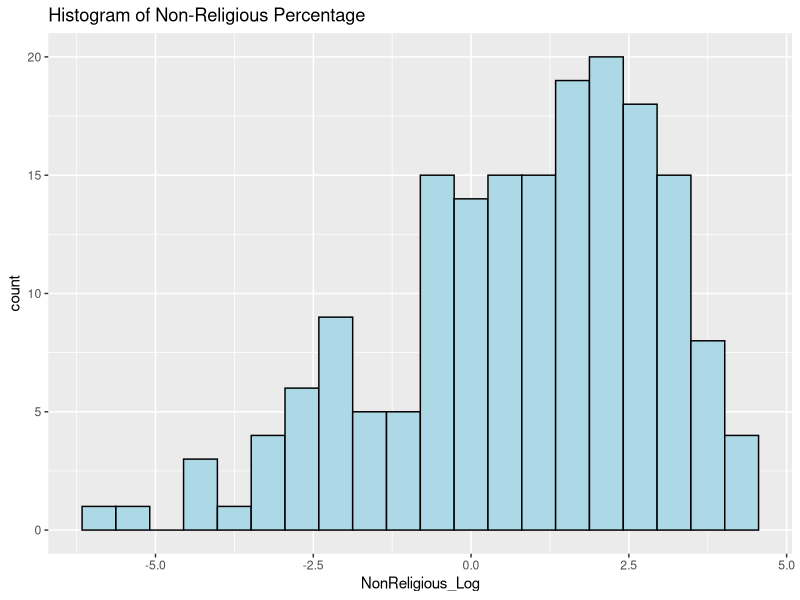
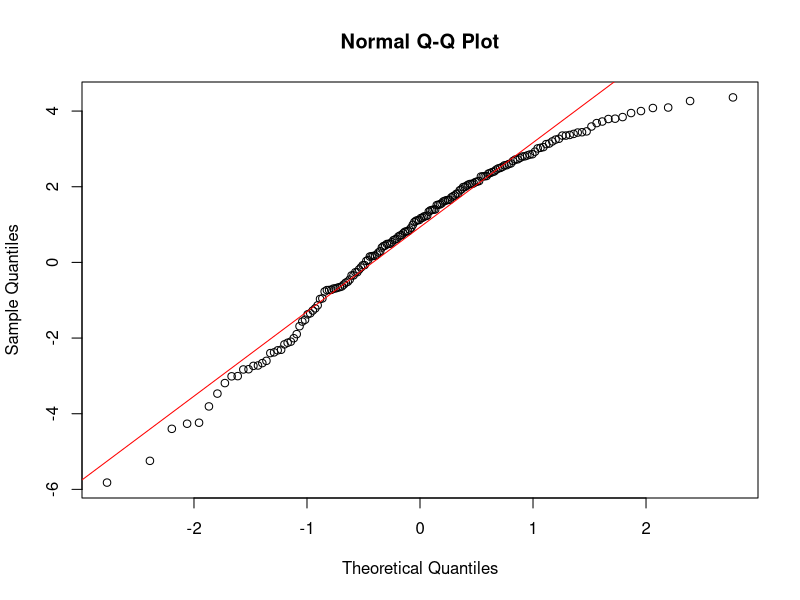

These figures' R source, in order: (Note: this script raises an error after producing the figures.)
## ---- chunk 1
# Load tidyverse and readr packages

library(tidyverse)
library(readr)

# Import religion_by_country and corruption_by_country datasets

religion_by_country <- read_csv("religion-by-country-2024.csv")

corruption_by_country <- read_delim("CPI2020_for_merge.csv", delim = ";", escape_double = FALSE, trim_ws = TRUE)

## ---- chunk 2
# We have missing data for 2020 for United State, so we are gonna use the data from 2010 as an alternative

religion_by_country[religion_by_country$country == "United States", c("ReligionByCountry_TotalReligious_2020",  "religionByCountry_christians_2020", 
"religionByCountry_muslims_2020", "religionByCountry_hindus_2020", 
"religionByCountry_buddhists_2020", "religionByCountry_folkReligions_2020", 
"religionByCountry_jews_2020", "religionByCountry_other_2020", 
"religionByCountry_unaffiliated_2020")] <- religion_by_country[religion_by_country$country == "United States", c("total", "religionByCountry_christians", 
"religionByCountry_muslims", "religionByCountry_hindus", 
"religionByCountry_buddhists", "religionByCountry_folkReligions", 
"religionByCountry_jews", "religionByCountry_other", 
"religionByCountry_unaffiliated")]

#This piece of code copies the data for United States from 2010 into 2020 columns
## ---- chunk 3

dput(names(religion_by_country))


# Filter religion_by_country dataset only including the data from 2020

religion_by_country <- religion_by_country %>% select("country", "ReligionByCountry_TotalReligious_2020",  "religionByCountry_christians_2020", 
"religionByCountry_muslims_2020", "religionByCountry_hindus_2020", 
"religionByCountry_buddhists_2020", "religionByCountry_folkReligions_2020", 
"religionByCountry_jews_2020", "religionByCountry_other_2020", 
"religionByCountry_unaffiliated_2020")



## ---- chunk 4
# Create new columns

#Total population
percentage_religion_by_country <- religion_by_country %>% mutate(
  total_population = ReligionByCountry_TotalReligious_2020 + religionByCountry_unaffiliated_2020
)

#Proportion of individuals from each religion
percentage_religion_by_country <- percentage_religion_by_country %>% mutate(
  percentage_ReligionByCountry_TotalReligious_2020 = ((ReligionByCountry_TotalReligious_2020
)/total_population)*100,
  percentage_religionByCountry_christians_2020 = ((religionByCountry_christians_2020
)/total_population)*100,
percentage_religionByCountry_muslims_2020 =((religionByCountry_muslims_2020
)/total_population)*100,
percentage_religionByCountry_hindus_2020 = ((religionByCountry_hindus_2020
)/total_population)*100,
percetage_religionByCountry_buddhists_2020 = ((religionByCountry_buddhists_2020
)/total_population)*100,
percentage_religionByCountry_folkReligions_2020 = ((religionByCountry_folkReligions_2020
)/total_population)*100,
percentage_religionByCountry_jews_2020 = ((religionByCountry_jews_2020
)/total_population)*100,
percentage_religionByCountry_other_2020 = ((religionByCountry_other_2020
)/total_population)*100,
percentage_religionByCountry_unaffiliated_2020 = ((religionByCountry_unaffiliated_2020
)/total_population)*100
)

# Remove the other columns that do not include the proportions of individuals
percentage_religion_by_country <- percentage_religion_by_country %>% select(-starts_with("religion", ignore.case = TRUE))

## ---- chunk 5
# Rename "Country" to "country" from corruption_by_country dataset

corruption_by_country <- corruption_by_country %>% rename(country = Country)

# Use full_join() from tidyverse to merge the datasets by country. By doing that, if a country is included in the dataset 1 but not in dataset 2, the columms of dataset 2 will contain "NA" values for that rows and viceversa

merged_dataset <- full_join(percentage_religion_by_country, corruption_by_country, by = "country")

## ---- chunk 6
# Remove from merged_dataset those countries with NA values for total_population

merged_dataset <- merged_dataset %>% filter(!is.na(total_population))

# Remove from merged_dataset those countries with NA values for CPI score 2020

merged_dataset <- merged_dataset %>% filter(!is.na(`CPI score 2020`))
## ---- chunk 7
# Histogram for each variable

# Apply log transformation
merged_dataset$NonReligious_Log <- log(merged_dataset$percentage_religionByCountry_unaffiliated_2020)

# Check histogram for original non-religious percentage
ggplot(merged_dataset, aes(x = NonReligious_Log)) + 
  geom_histogram(bins = 20, fill = "lightblue", color = "black") +
  labs(title = "Histogram of Non-Religious Percentage")

# Q-Q plot for original non-religious percentage
qqnorm(merged_dataset$NonReligious_Log)
qqline(merged_dataset$NonReligious_Log, col = "red")

# Q-Q plot for CPI score 2020
qqnorm(merged_dataset$`CPI score 2020`)
qqline(merged_dataset$`CPI score 2020`, col = "red")

## ---- chunk 8
# Boxplot to check for outliers in 'percentage_religionByCountry_unaffiliated_2020'
boxplot(merged_dataset$NonReligious_Log,
        main = "Boxplot for Non-Religious Percentage",
        ylab = "Non-Religious Percentage",
        col = "lightblue")
## ---- chunk 9

# Example using IQR to remove outliers
Q1 <- quantile(merged_dataset$percentage_religionByCountry_unaffiliated_2020, 0.25, na.rm = TRUE)
Q3 <- quantile(merged_dataset$percentage_religionByCountry_unaffiliated_2020, 0.75, na.rm = TRUE)
IQR_value <- Q3 - Q1

# Filtering dataset to remove outliers
merged_dataset_filtered <- merged_dataset %>%
  filter(
    percentage_religionByCountry_unaffiliated_2020 > (Q1 - 1.5 * IQR_value) &
    percentage_religionByCountry_unaffiliated_2020 < (Q3 + 1.5 * IQR_value)
  )

## ---- chunk 10

#CPI Score 2020 is a chr datatype for some reason, so I try to convert to numeric
merged_dataset_filtered$`CPI score 2020` <- as.numeric(merged_dataset_filtered$`CPI score 2020`)

#Applying Spearman's correlation
cor(merged_dataset_filtered$percentage_religionByCountry_unaffiliated_2020, merged_dataset_filtered$`CPI score 2020`, method = "spearman")

## ---- chunk 11

# Assuming merged_dataset_filtered contains the necessary variables

# Multiple Regression Model
model <- lm(`CPI score 2020` ~ 
                                percentage_religionByCountry_unaffiliated_2020, 
                                data = merged_dataset_filtered)

# Summarize the model to check coefficients and significance
summary(model)

## ---- chunk 12

library(ggplot2)

# 1. Histogram of Residuals
# Assuming you have the residuals from the simple regression model
simple_model <- lm(`CPI score 2020` ~ percentage_religionByCountry_unaffiliated_2020, data = merged_dataset_filtered)
merged_dataset_filtered$residuals <- residuals(simple_model)

ggplot(merged_dataset_filtered, aes(x = residuals)) +
  geom_histogram(binwidth = 2, fill = "skyblue", color = "black") +
  labs(title = "Histogram of Residuals",
       x = "Residuals",
       y = "Frequency") +
  theme_minimal()

# 2. Scatterplot with Smoothing Line
ggplot(merged_dataset_filtered, aes(x = percentage_religionByCountry_unaffiliated_2020, y = `CPI score 2020`)) +
  geom_point() +
  geom_smooth(method = "loess", color = "blue", se = FALSE) +  # Loess smoothing line for monotonic trend
  labs(title = "Scatterplot: CPI vs % Non-religious (Unaffiliated)",
       x = "% Non-religious (Unaffiliated) 2020",
       y = "CPI Score 2020") +
  theme_minimal()

## ---- chunk 13

#Ridge regression

x <- as.matrix(merged_dataset_filtered[, "percentage_religionByCountry_unaffiliated_2020"])
#add a dummy variable since Ridge Regression expects two columns
x <- cbind(1, x)  # Adding an intercept term
y <- merged_dataset_filtered$`CPI score 2020`

library(glmnet)
#Performing cross-validation
model <- cv.glmnet(x, y, alpha = 0)

optimal_lambda <- model$lambda.min
coef(model, s = "lambda.min")

## ---- chunk 14


# Predicted values from the model
predictions <- predict(model, newx = x, s = "lambda.min")

# Plot the relationship
plot(merged_dataset_filtered$percentage_religionByCountry_unaffiliated_2020, predictions, 
     main = "Ridge Regression: CPI vs Percentage of Non-Religious People",
     xlab = "Percentage of Non-Religious People",
     ylab = "Predicted CPI",
     col = "blue", pch = 16)

# Add regression line
abline(lm(predictions ~ merged_dataset_filtered$percentage_religionByCountry_unaffiliated_2020), col = "red")

